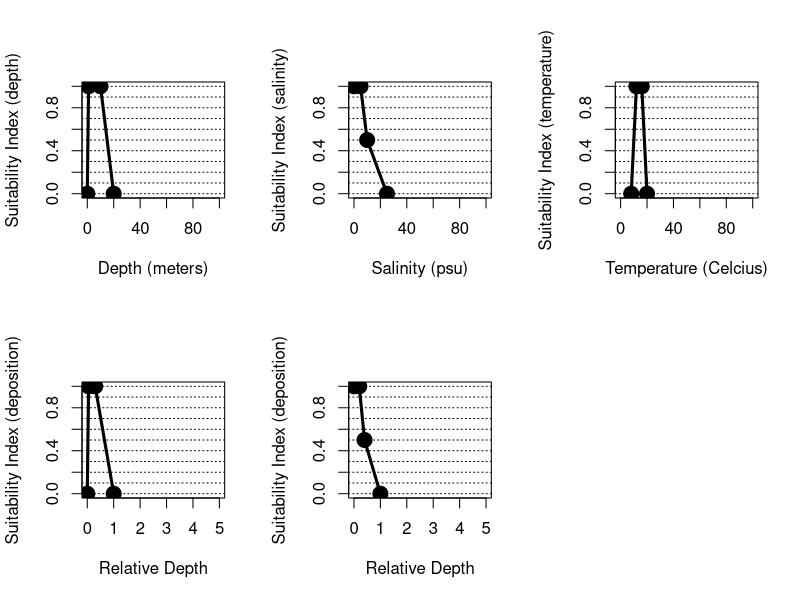

The R source for this figure:
## ---- chunk 1
#Create data frame with freshwater tidal submodel
atlanticsturgeon.spawning <- data.frame(matrix(NA,nrow=4,ncol=12))
colnames(atlanticsturgeon.spawning) <- c("depth","depth.SIV","salinity", "salinity.SIV", "temp.C", "temp.C.SIV","velocity","velocity.SIV","silt.clay.per","silt.clay.SIV")

atlanticsturgeon.spawning$depth <- c(0,1,10,20)
atlanticsturgeon.spawning$depth.SIV <- c(0,1,1,0)
atlanticsturgeon.spawning$salinity <- c(0,5,10,25)
atlanticsturgeon.spawning$salinity.SIV <- c(1,1,0.5,0)
atlanticsturgeon.spawning$temp.C <- c(8,12,16,20)
atlanticsturgeon.spawning$temp.C.SIV <- c(0,1,1,0)
atlanticsturgeon.spawning$velocity <- c(0,0.05,0.3,1)
atlanticsturgeon.spawning$velocity.SIV <- c(0,1,1,0)
atlanticsturgeon.spawning$silt.clay.per <- c(0,0.2,0.4,1)
atlanticsturgeon.spawning$silt.clay.SIV <- c(1,1,0.5,0)
#atlanticsturgeon.spawning$tubidity <- c(0,200,600,1000)
#atlanticsturgeon.spawning$turbidity.SIV <- c(1,1,0.5,0)

##########
#Create summary figure for fresh.tid submodel
par(mfrow=c(2,3), cex=1.0)

  #Depthe
  plot(atlanticsturgeon.spawning$depth, atlanticsturgeon.spawning$depth.SIV, xlim=c(0,100), ylim=c(0,1), type="l", xlab="Depth (meters)", ylab="Suitability Index (depth)")
  abline(h=seq(0,1,0.1), lty=3)
  points(atlanticsturgeon.spawning$depth, atlanticsturgeon.spawning$depth.SIV, pch=19, cex=2)
  lines(atlanticsturgeon.spawning$depth, atlanticsturgeon.spawning$depth.SIV, lwd=3)
  
  #salinity.
  plot(atlanticsturgeon.spawning$salinity, atlanticsturgeon.spawning$salinity.SIV, xlim=c(0,100), ylim=c(0,1), type="l",
       xlab="Salinity (psu)", ylab="Suitability Index (salinity)")
  abline(h=seq(0,1,0.1), lty=3)
  points(atlanticsturgeon.spawning$salinity, atlanticsturgeon.spawning$salinity.SIV, pch=19, cex=2)
  lines(atlanticsturgeon.spawning$salinity, atlanticsturgeon.spawning$salinity.SIV, lwd=3)
  
  #temperature
  plot(atlanticsturgeon.spawning$temp.C, atlanticsturgeon.spawning$temp.C.SIV, xlim=c(0,100), ylim=c(0,1), type="l",
       xlab="Temperature (Celcius)", ylab="Suitability Index (temperature)")
  abline(h=seq(0,1,0.1), lty=3)
  points(atlanticsturgeon.spawning$temp.C, atlanticsturgeon.spawning$temp.C.SIV, pch=19, cex=2)
  lines(atlanticsturgeon.spawning$temp.C, atlanticsturgeon.spawning$temp.C.SIV, lwd=3)
  
  #velocitu
  plot(atlanticsturgeon.spawning$velocity, atlanticsturgeon.spawning$velocity.SIV, xlim=c(0,5), ylim=c(0,1), type="l",
       xlab="Relative Depth", ylab="Suitability Index (deposition)")
  abline(h=seq(0,1,0.1), lty=3)
  points(atlanticsturgeon.spawning$velocity, atlanticsturgeon.spawning$velocity.SIV, pch=19, cex=2)
  lines(atlanticsturgeon.spawning$velocity, atlanticsturgeon.spawning$velocity.SIV, lwd=3)
  
  #silt/clay percentage
  plot(atlanticsturgeon.spawning$silt.clay.per, atlanticsturgeon.spawning$silt.clay.SIV, xlim=c(0,5), ylim=c(0,1), type="l",
       xlab="Relative Depth", ylab="Suitability Index (deposition)")
  abline(h=seq(0,1,0.1), lty=3)
  points(atlanticsturgeon.spawning$silt.clay.per, atlanticsturgeon.spawning$silt.clay.SIV, pch=19, cex=2)
  lines(atlanticsturgeon.spawning$silt.clay.per, atlanticsturgeon.spawning$silt.clay.SIV, lwd=3)
  
   #turbidity
  #plot(atlanticsturgeon.spawning$turbidity, atlanticsturgeon.spawning$turbidity.SIV, xlim=c(0,5), ylim=c(0,1), type="l",
       #xlab="turbidity (nanometers)", ylab="Suitability Index (turbidity)")
  #abline(h=seq(0,1,0.1), lty=3)
  #points(atlanticsturgeon.spawning$turbidity, atlanticsturgeon.spawning$turbidity.SIV, pch=19, cex=2)
  #lines(atlanticsturgeon.spawning$turbidity, atlanticsturgeon.spawning$turbidity.SIV, lwd=3)
